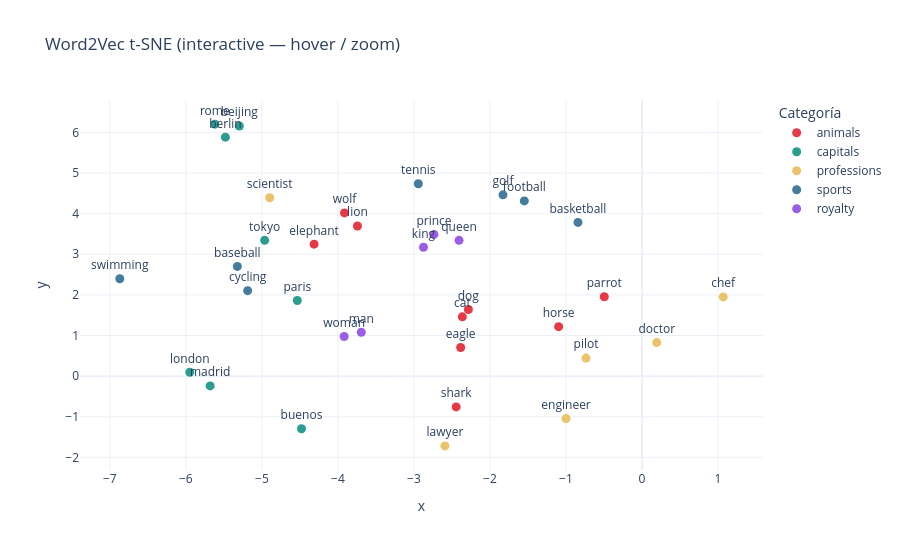

Write notebook code for a chart like this one.
### Code cell
# Interactive Plotly version (hover to see word labels)
df_plot = pd.DataFrame({
    "x": tsne_coords[:, 0], "y": tsne_coords[:, 1],
    "word": all_words, "category": all_labels,
})

fig = px.scatter(
    df_plot, x="x", y="y", color="category", text="word",
    title="Word2Vec t-SNE (interactive — hover / zoom)",
    color_discrete_map=COLOR_MAP,
    template="plotly_white", height=550,
)
fig.update_traces(textposition="top center", marker_size=9)
fig.update_layout(legend_title="Categoría")
fig.show()

### Figure 1 — Plotly figure (JSON) as saved in the notebook; plotly's stock layout.template omitted (floating-point values rounded to 4 significant figures)
{"data": [{"hovertemplate": "category=animals<br>x=%{x}<br>y=%{y}<br>word=%{text}<extra></extra>", "legendgroup": "animals", "marker": {"color": "#e63946", "size": 9, "symbol": "circle"}, "mode": "markers+text", "name": "animals", "orientation": "v", "showlegend": true, "text": ["dog", "cat", "lion", "elephant", "wolf", "eagle", "shark", "horse", "parrot"], "textposition": "top center", "type": "scatter", "x": [-2.284, -2.363, -3.743, -4.313, -3.914, -2.385, -2.444, -1.097, -0.4957], "xaxis": "x", "y": [1.641, 1.459, 3.697, 3.249, 4.018, 0.706, -0.7576, 1.219, 1.954], "yaxis": "y"}, {"hovertemplate": "category=capitals<br>x=%{x}<br>y=%{y}<br>word=%{text}<extra></extra>", "legendgroup": "capitals", "marker": {"color": "#2a9d8f", "size": 9, "symbol": "circle"}, "mode": "markers+text", "name": "capitals", "orientation": "v", "showlegend": true, "text": ["paris", "london", "madrid", "berlin", "tokyo", "rome", "beijing", "buenos"], "textposition": "top center", "type": "scatter", "x": [-4.534, -5.948, -5.68, -5.48, -4.964, -5.618, -5.297, -4.479], "xaxis": "x", "y": [1.863, 0.09705, -0.2403, 5.882, 3.343, 6.203, 6.157, -1.295], "yaxis": "y"}, {"hovertemplate": "category=professions<br>x=%{x}<br>y=%{y}<br>word=%{text}<extra></extra>", "legendgroup": "professions", "marker": {"color": "#e9c46a", "size": 9, "symbol": "circle"}, "mode": "markers+text", "name": "professions", "orientation": "v", "showlegend": true, "text": ["doctor", "lawyer", "engineer", "chef", "scientist", "pilot"], "textposition": "top center", "type": "scatter", "x": [0.1942, -2.592, -0.9986, 1.069, -4.897, -0.7363], "xaxis": "x", "y": [0.8265, -1.716, -1.044, 1.95, 4.391, 0.444], "yaxis": "y"}, {"hovertemplate": "category=sports<br>x=%{x}<br>y=%{y}<br>word=%{text}<extra></extra>", "legendgroup": "sports", "marker": {"color": "#457b9d", "size": 9, "symbol": "circle"}, "mode": "markers+text", "name": "sports", "orientation": "v", "showlegend": true, "text": ["football", "basketball", "tennis", "swimming", "cycling", "baseball", "golf"], "textposition": "top center", "type": "scatter", "x": [-1.548, -0.8421, -2.942, -6.869, -5.187, -5.322, -1.828], "xaxis": "x", "y": [4.314, 3.784, 4.735, 2.398, 2.105, 2.701, 4.462], "yaxis": "y"}, {"hovertemplate": "category=royalty<br>x=%{x}<br>y=%{y}<br>word=%{text}<extra></extra>", "legendgroup": "royalty", "marker": {"color": "#9b5de5", "size": 9, "symbol": "circle"}, "mode": "markers+text", "name": "royalty", "orientation": "v", "showlegend": true, "text": ["king", "queen", "prince", "man", "woman"], "textposition": "top center", "type": "scatter", "x": [-2.874, -2.406, -2.736, -3.692, -3.918], "xaxis": "x", "y": [3.171, 3.343, 3.489, 1.081, 0.9762], "yaxis": "y"}], "layout": {"height": 550, "legend": {"title": {"text": "Categoría"}, "tracegroupgap": 0}, "title": {"text": "Word2Vec t-SNE (interactive — hover / zoom)"}, "xaxis": {"anchor": "y", "domain": [0, 1], "title": {"text": "x"}}, "yaxis": {"anchor": "x", "domain": [0, 1], "title": {"text": "y"}}}}
